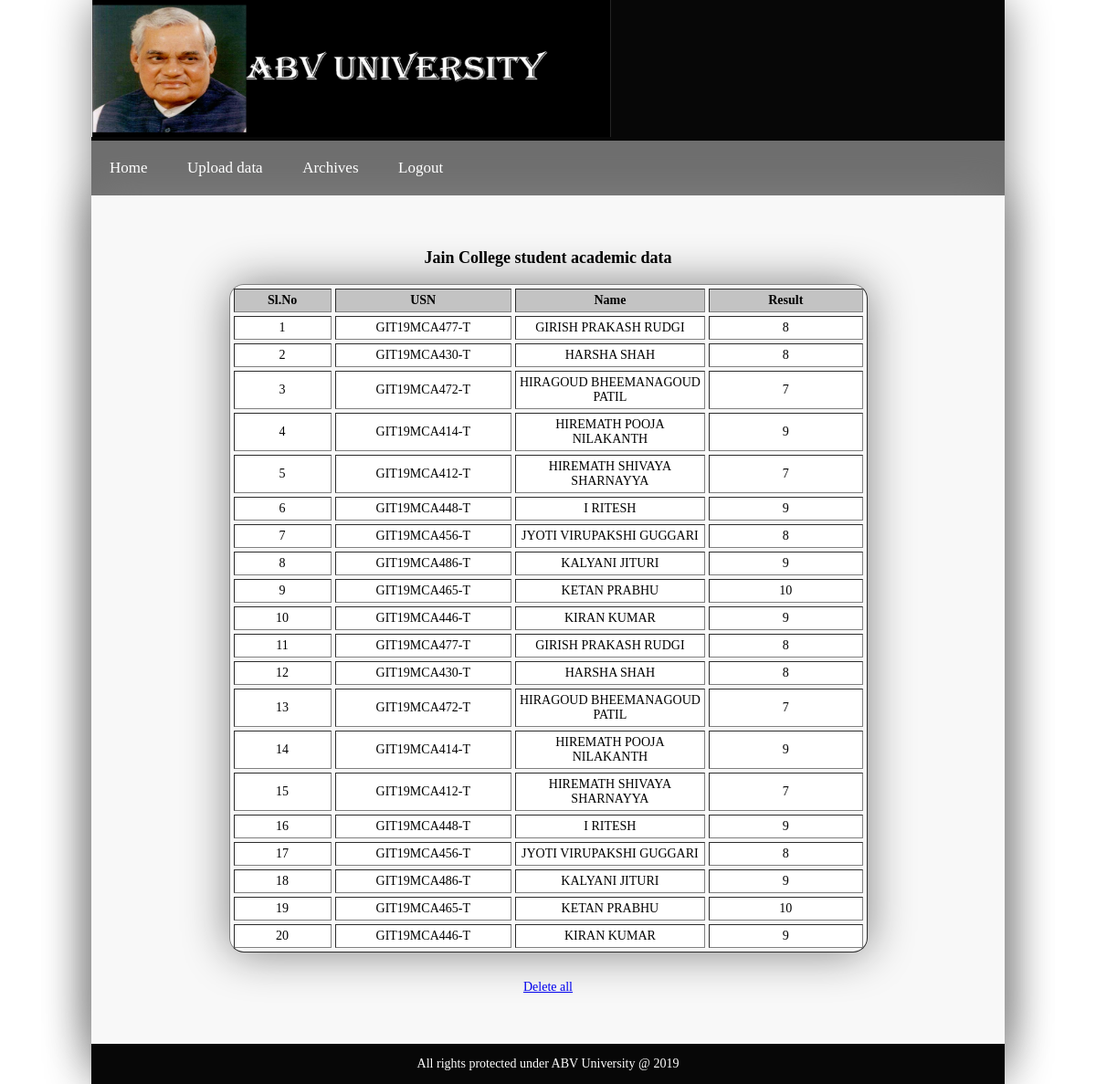
Screenshot of /college2studentacademicdata.php (signed in) with the database file from the repository.
### tables this page shows
CREATE TABLE `college2academicdata` (
  `usn` varchar(30) NOT NULL,
  `name` varchar(50) NOT NULL,
  `result` int(20) NOT NULL
);

### college2studentacademicdata.php (the view, shortened to what this page needs)
<!DOCTYPE html>
<html>
    <head>
        <link rel="stylesheet" type="text/css" href="nav2.css"/>
         <link rel="stylesheet" href="style.css">
    </head>
    <body class="body">
        <table width="1000" border="0" cellspacing="0" cellpadding="0" align="center">
         <tbody>
            <tr>
              <td height="140" bgcolor="#070707" align="left">  <?php include("header.php"); ?> </td>
            </tr>
            <tr>
              <td bgcolor="#6E6E6E"> <?php include("college2navmenu.php"); ?> </td>
           </tr>
            <tr bgcolor="#F8F8F8">
                <td bgcolor="#FFFFFF">
             <table width="1000" border="0" cellspacing="0" cellpadding="10">
              <tbody>
                <tr>
                  <td bgcolor="#F8F8F8">
                   <p>&nbsp;</p>
                     <?php
						include("myconn1.php");
						$sql="SELECT *from college2academicdata";
						$result=$conn1->query($sql);
						if($result->num_rows==0)
						{
								echo "No Records Found";
						}
						else
						{
					?>
                   <p style="font-size: 18px; font-weight: bold; text-align: center;">Jain College student academic data </p>
                   <table width="699" border="1" align="center" cellpadding="4" cellspacing="4">
                     <tbody>
                       <tr>
                       <th width="159" bgcolor="#C3C3C3" style="text-align: center" scope="col"> Sl.No </th>
                         <th width="267" bgcolor="#C3C3C3" style="text-align: center" scope="col"> USN </th>
                         <th width="273" bgcolor="#C3C3C3" style="text-align: center" scope="col"> Name </th>
                         <th width="273" bgcolor="#C3C3C3" style="text-align: center" scope="col"> Result </th>
                       </tr>
                        <?php
							$r1 = 1;
							while($row=$result->fetch_assoc())
							{
								$usn1=$row["usn"];
								$name1=$row["name"];
								$result11 = $row["result"];
							?>
                       <tr>
                       <td bgcolor="#FFFFFF" style="text-align: center"> <?php echo $r1++;?></td>
                        <td bgcolor="#FFFFFF" style="text-align: center"> <?php echo $usn1;?></td>
                        <td bgcolor="#FFFFFF" style="text-align: center"> <?php echo $name1;?></td>
                        <td bgcolor="#FFFFFF" style="text-align: center"> <?php echo $result11;?></td>
                       </tr>
                       <?php
						}
						}
                       ?>
                     </tbody>
                   </table>
                   <br>
                   <p style="text-align: center"><a href="college2deleteallacademicdata.php">Delete all</a></p>
                  <p>&nbsp;</p></td>
                </tr>
              	</tbody>
              </table></td>
            </tr>
            <tr>
               <td bgcolor="#070707" align="center" height="2"> <?php include("footer.php"); ?></td>
            </tr>
        </tbody>
      </table>
    </body>
</html>

### style.css (style rules this page uses)
body { margin: 0; padding: 0; height: 100%; }
table { margin: auto; -webkit-box-shadow: 0 0 50px gray; -moz-box-shadow: 0 0 50px gray; box-shadow: 0 0 50px gray; border-radius: 16px; font-size: 14px; }

### rows the page displays
college2academicdata: usn "GIT19MCA477-T", name "GIRISH PRAKASH RUDGI", result "8"
college2academicdata: usn "GIT19MCA430-T", name "HARSHA SHAH", result "8"
college2academicdata: usn "GIT19MCA472-T", name "HIRAGOUD BHEEMANAGOUD PATIL", result "7"
college2academicdata: usn "GIT19MCA414-T", name "HIREMATH POOJA NILAKANTH", result "9"
college2academicdata: usn "GIT19MCA412-T", name "HIREMATH SHIVAYA SHARNAYYA", result "7"
college2academicdata: usn "GIT19MCA448-T", name "I RITESH", result "9"
college2academicdata: usn "GIT19MCA456-T", name "JYOTI VIRUPAKSHI GUGGARI", result "8"
college2academicdata: usn "GIT19MCA486-T", name "KALYANI JITURI", result "9"
college2academicdata: usn "GIT19MCA465-T", name "KETAN PRABHU", result "10"
college2academicdata: usn "GIT19MCA446-T", name "KIRAN KUMAR", result "9"
college2academicdata: usn "GIT19MCA477-T", name "GIRISH PRAKASH RUDGI", result "8"
college2academicdata: usn "GIT19MCA430-T", name "HARSHA SHAH", result "8"
college2academicdata: usn "GIT19MCA472-T", name "HIRAGOUD BHEEMANAGOUD PATIL", result "7"
college2academicdata: usn "GIT19MCA414-T", name "HIREMATH POOJA NILAKANTH", result "9"
college2academicdata: usn "GIT19MCA412-T", name "HIREMATH SHIVAYA SHARNAYYA", result "7"
college2academicdata: usn "GIT19MCA448-T", name "I RITESH", result "9"
college2academicdata: usn "GIT19MCA456-T", name "JYOTI VIRUPAKSHI GUGGARI", result "8"
college2academicdata: usn "GIT19MCA486-T", name "KALYANI JITURI", result "9"
college2academicdata: usn "GIT19MCA465-T", name "KETAN PRABHU", result "10"
college2academicdata: usn "GIT19MCA446-T", name "KIRAN KUMAR", result "9"
